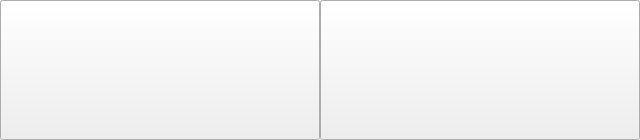
<?xml version="1.0" encoding="UTF-8"?>
<ui version="4.0">
 <class>StartupModeWindow</class>
 <widget class="QMainWindow" name="StartupModeWindow">
  <property name="geometry">
   <rect>
    <x>0</x>
    <y>0</y>
    <width>640</width>
    <height>140</height>
   </rect>
  </property>
  <property name="windowTitle">
   <string>选择模式</string>
  </property>
  <property name="iconSize">
   <size>
    <width>14</width>
    <height>14</height>
   </size>
  </property>
  <widget class="QWidget" name="centralwidget">
   <widget class="QPushButton" name="flash_mode_btn">
    <property name="geometry">
     <rect>
      <x>0</x>
      <y>0</y>
      <width>320</width>
      <height>140</height>
     </rect>
    </property>
    <property name="text">
     <string/>
    </property>
    <property name="icon">
     <iconset>
      <normaloff>Flash_Logo.png</normaloff>Flash_Logo.png</iconset>
    </property>
    <property name="iconSize">
     <size>
      <width>320</width>
      <height>320</height>
     </size>
    </property>
   </widget>
   <widget class="QPushButton" name="h5_mode_btn">
    <property name="geometry">
     <rect>
      <x>320</x>
      <y>0</y>
      <width>320</width>
      <height>140</height>
     </rect>
    </property>
    <property name="text">
     <string/>
    </property>
    <property name="icon">
     <iconset>
      <normaloff>H5_Logo.png</normaloff>H5_Logo.png</iconset>
    </property>
    <property name="iconSize">
     <size>
      <width>320</width>
      <height>320</height>
     </size>
    </property>
   </widget>
  </widget>
 </widget>
 <resources/>
 <connections/>
</ui>
